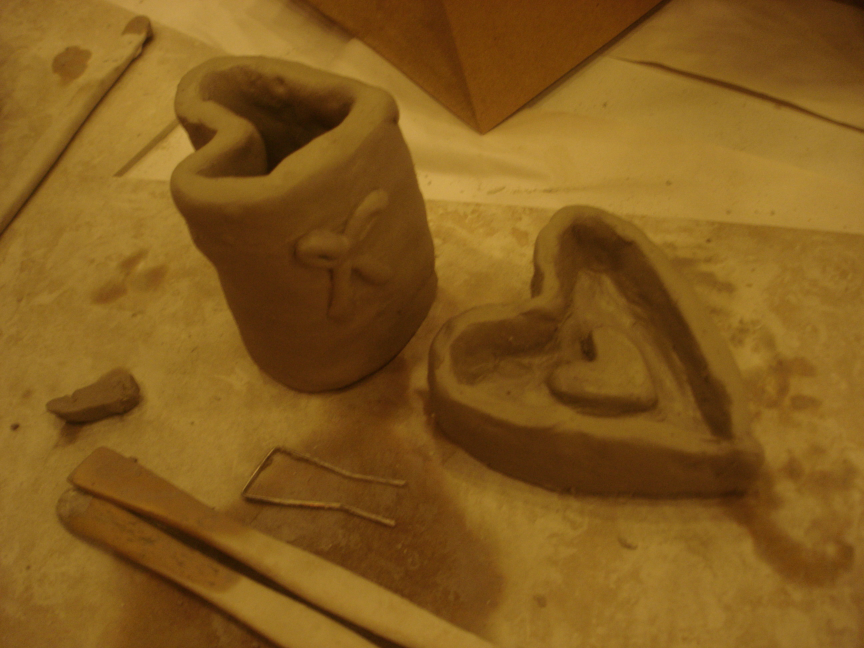
#> input picture görüntü işleme/src/temel_islemler/ART.JPG, 2592 x 1944 px (shown at 1/3 size)
$ python 'resim_döndür.py'
#> lines starting #> are read from the running program, lines starting #| are printed output that depends on the picture
import cv2
import numpy as np

img = cv2.imread('ART.JPG')
#> img is the input picture: shape (1944, 2592, 3); mean B, G, R 28.2, 90.1, 130.9

#DÜZGÜN BİR YENİDEN BOYUTLNDIRMA YAPTIM ÖNEMLİ!!!!!!!!!
row, col = img.shape[:2]
#> row = 1944; col = 2592
row = 600
col = 400
n_img = cv2.resize(img, (row, col))
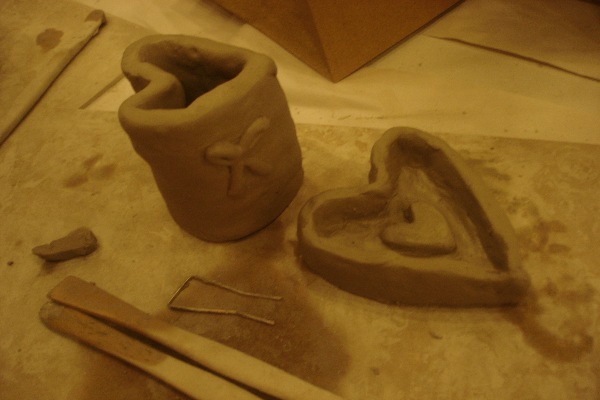
#> n_img: shape (400, 600, 3); mean B, G, R 28, 90, 130.8

M = cv2.getRotationMatrix2D((col/2, row/2), 90, 0.5)
#2 boyutta rotasyon uygulanacak p1=sütun p2= satır p3=yön p4=ölçek

dst = cv2.warpAffine(n_img, M, (col, row))
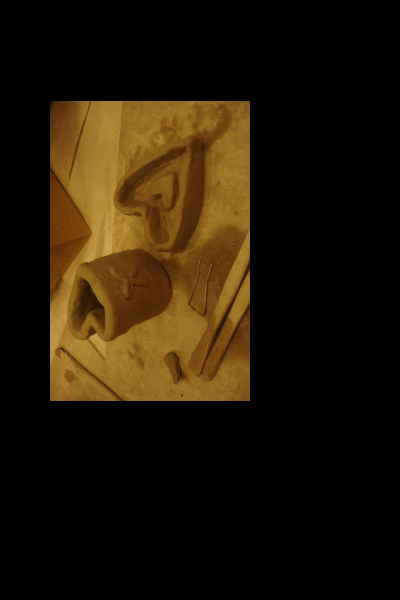
#> dst: shape (600, 400, 3); mean B, G, R 7, 22.5, 32.7


cv2.imshow('dst', dst)
cv2.imwrite('ART.JPG', n_img)
cv2.imshow('original', n_img)
cv2.waitKey(0)
cv2.destroyAllWindows()
